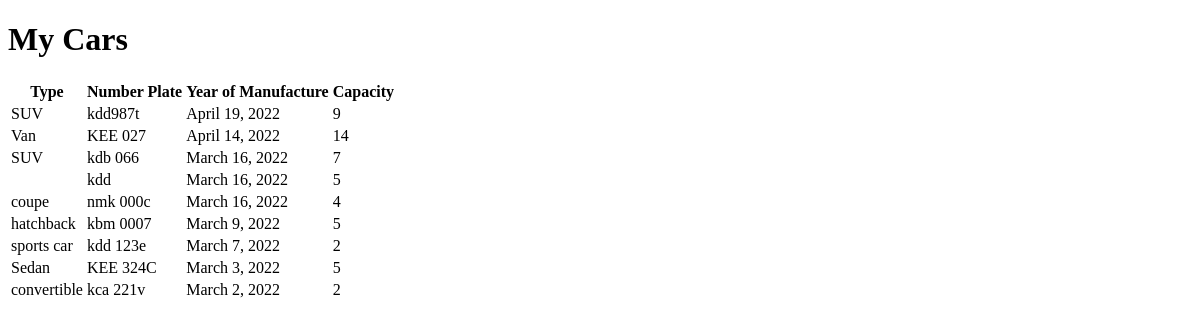
/vehicle/index, run on an earlier commit of the app's database.
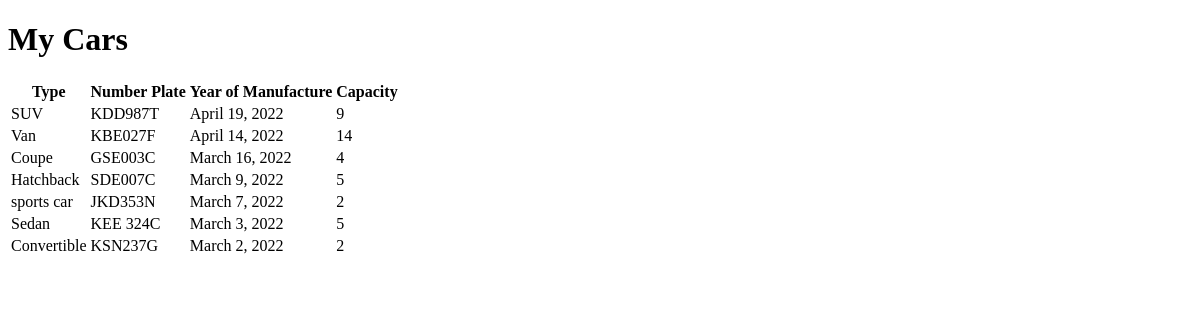
And on a later commit of the database.
### vehiclemanagement/models.py (models this page shows, shortened)
class Vehicle(models.Model):
    type = models.CharField(max_length=30, blank=False)
    numberPlate = models.CharField(max_length=7, unique=True)
    yearofmanufacture = models.DateField()
    capacity = models.PositiveIntegerField()
    owner = models.ForeignKey(User,on_delete=models.CASCADE, related_name= 'cars')
    updatedAt = models.DateTimeField(auto_now=True)
    class Meta:
        verbose_name = _("Vehicle")
        verbose_name_plural = _("Vehicles")
        ordering = ['-yearofmanufacture']

### vehiclemanagement/views.py (the view)
# urls.py: path("index",views.Index, name="index" )
def Index(request):
    vehicles = Vehicle.objects.all()
    context={
        "vehicles":vehicles,
    }
    return render(request,"index.html",context)

### vehiclemanagement/templates/index.html (shortened to what this page needs)
{% block content %}
<!DOCTYPE html>
<html lang="en">
<head>
</head>
<body>
   <h1>My Cars</h1>
   <table>
    <tr>
      <th>Type</th>
      <th>Number Plate</th>
      <th>Year of Manufacture</th>
      <th>Capacity</th>
    </tr>
    {% for vehicle in vehicles %}
    <tr>
      <td> {{vehicle.type}} </td>
      <td>{{vehicle.numberPlate}} </td>
      <td>{{vehicle.yearofmanufacture}} </td>
      <td> {{vehicle.capacity}} </td>
    </tr>
    {% endfor %}
  </table>
</body>
</html>
{% endblock %}

What changed in the data, as far as the page shows it:
removed Vehicle: type "SUV", numberPlate "kdb 066", yearofmanufacture "March 16, 2022", capacity "7"
removed Vehicle: numberPlate "kdd", yearofmanufacture "March 16, 2022", capacity "5"
changed Vehicle "SUV": numberPlate "kdd987t" → "KDD987T"
changed Vehicle "Van": numberPlate "KEE 027" → "KBE027F"
changed Vehicle: type "coupe" → "Coupe"; numberPlate "nmk 000c" → "GSE003C"
changed Vehicle: type "hatchback" → "Hatchback"; numberPlate "kbm 0007" → "SDE007C"
changed Vehicle "sports car": numberPlate "kdd 123e" → "JKD353N"
changed Vehicle: type "convertible" → "Convertible"; numberPlate "kca 221v" → "KSN237G"
